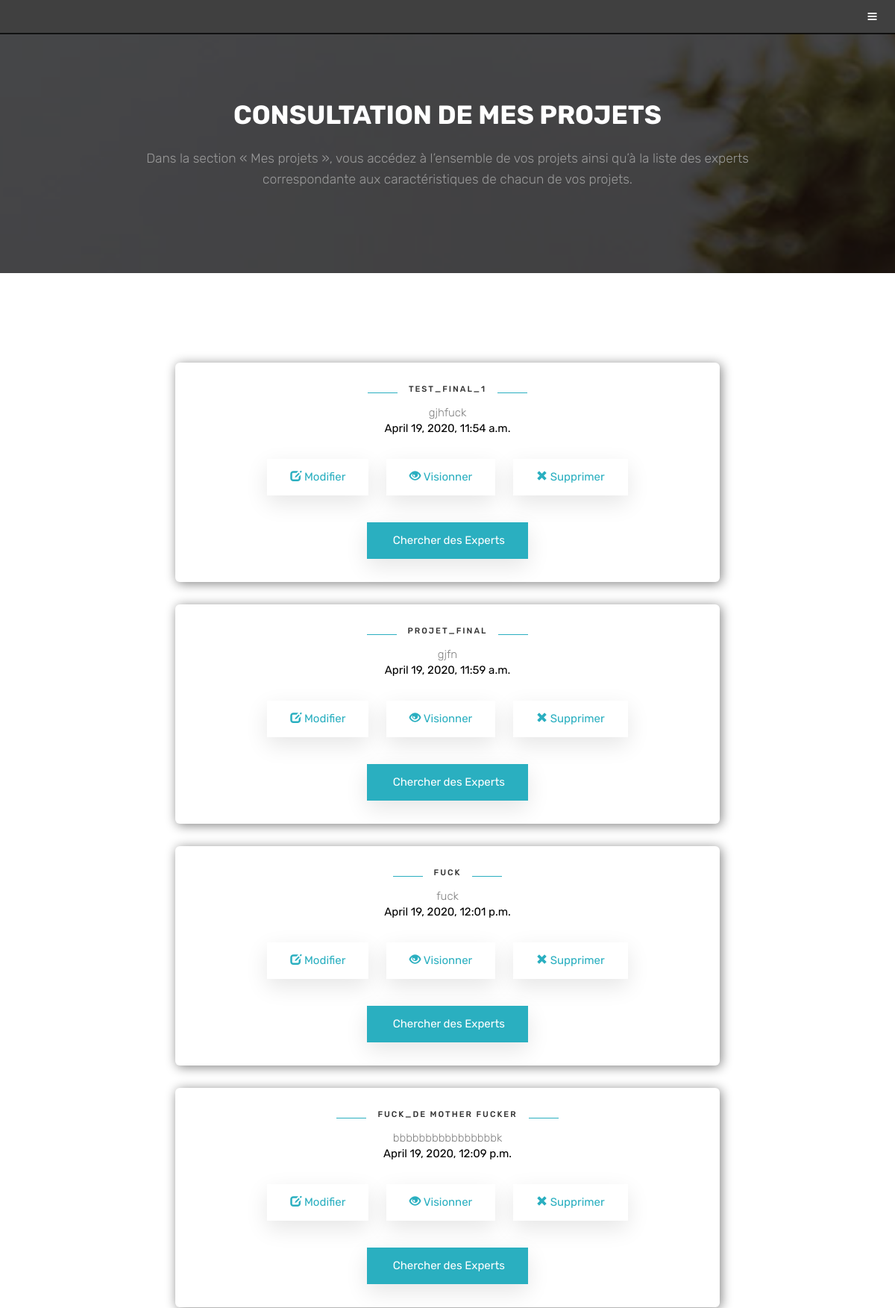
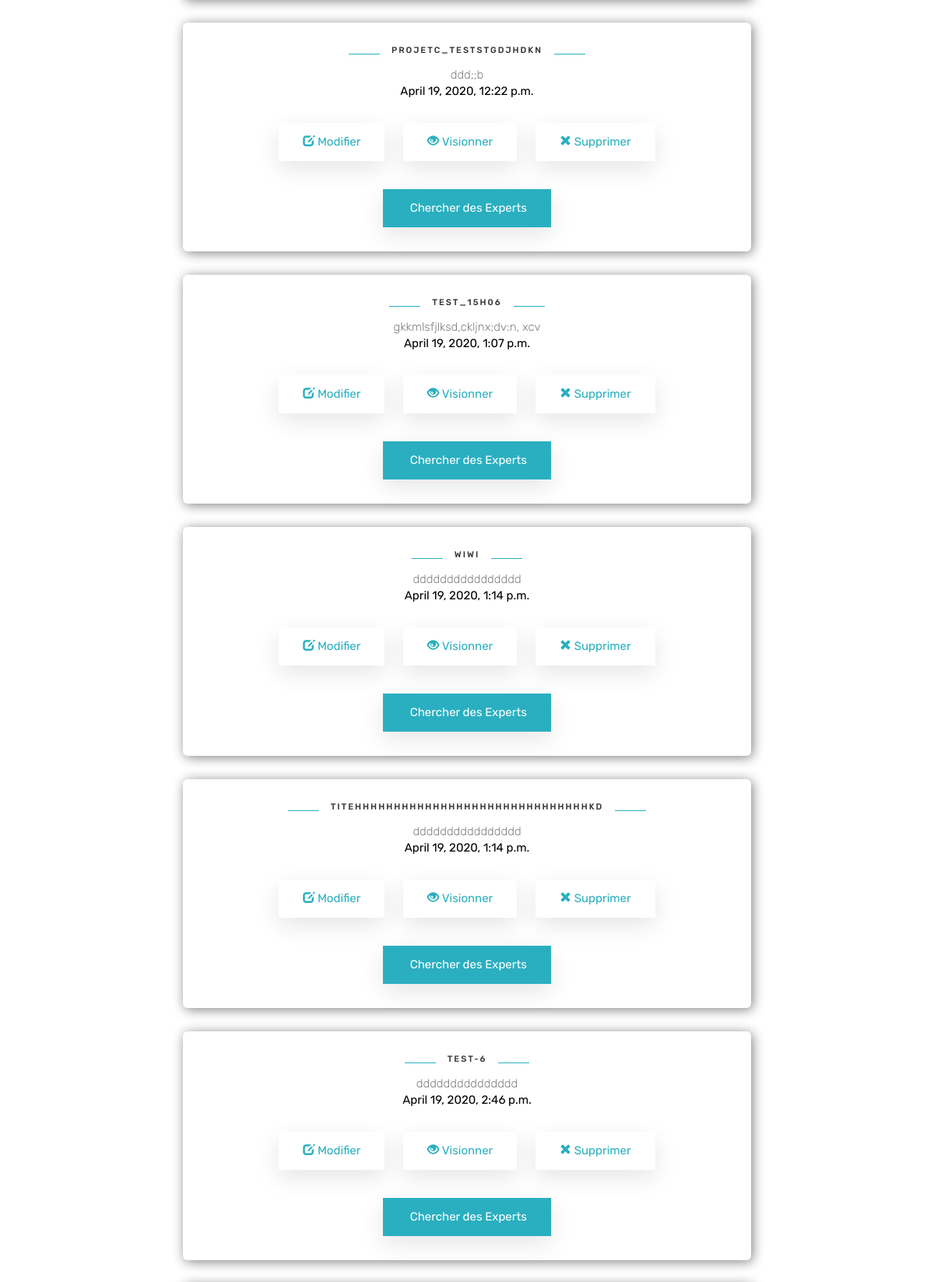
The page /CapMat/Projets/ (signed in, upper part) on the database its author committed (2 pictures, top to bottom).
### classroom/models.py (models this page shows, shortened)
class Quiz(models.Model):
    owner = models.ForeignKey(User, on_delete=models.CASCADE, related_name='quizzes')
    name = models.CharField(max_length=255,null=True, blank=True )
    titre_projet = models.CharField(max_length=100000,verbose_name=u"Titre du projet ")
    description_projet = models.TextField(max_length=100000,null=True,verbose_name=u"Description du projet  ", )
    type_evt = models.ForeignKey(TypeCapteur, on_delete=models.CASCADE, verbose_name=u"Type de l'événement à détecter  ", related_name='type_projets')
    domaine = models.ForeignKey(Domaine, on_delete=models.CASCADE,verbose_name= u"Domaine d'application du projet  ", related_name='domaines_projet')
    subject = models.ManyToManyField(Subject, verbose_name= u"Disciplinaires scientifiques necessaires au projet  ", related_name='projets')
    sensibilite = models.CharField(max_length=270,verbose_name= u"Sensibilité ",  null=True, blank=True)
    stabilite = models.CharField(max_length=270,verbose_name= u"Stabilité  ",  null=True, blank=True)
    selectivite = models.CharField(max_length=270,verbose_name= u"Sélectivité ",  null=True, blank=True)
    precision = models.CharField(max_length=270,verbose_name= u"Precision",  null=True, blank=True)
    gamme = models.CharField(max_length=270,verbose_name= u"Gamme  ",  null=True, blank=True)
    format_sortie = models.CharField(max_length=100,verbose_name=u"Format de sortie ",   null=True, blank=True)
    temps_reponse = models.CharField(max_length=270,verbose_name= u"Temps de réponse ",  null=True, blank=True)
    condition_ambiante = models.CharField(max_length=270,verbose_name= u"Conditions ambiantes ",  null=True, blank=True)
    cout = models.CharField(max_length=270,verbose_name= u"Coût ",  null=True, blank=True)
    poids = models.CharField(max_length=270,verbose_name= u"Dimensions ",  null=True, blank=True)
    taille= models.CharField(max_length=270,verbose_name= u"taille ",  null=True, blank=True)
    file_1 = models.FileField(upload_to='images/',verbose_name=u"Télécharger field 2 ", null=True, blank=True)
    file_2 = models.FileField(upload_to='images/',verbose_name=u"Télécharger field 3 ", null=True, blank=True)
    confidentalite= models.BooleanField( verbose_name=u"Je souhaite que mon projet reste confidentiel ", default=False)
    finance = models.CharField(max_length=270,verbose_name= u"Finanacement : ",  null=True, blank=True)
    nom_1 = models.CharField(max_length=270,verbose_name= u"Nom : ",  null=True, blank=True)
    prenom_1 = models.CharField(max_length=270,verbose_name= u"Prénom : ",  null=True, blank=True)
    adresse_email_1 = models.EmailField(max_length=100,verbose_name=u"Adresse email : ",   null=True, blank=True)
    nom_2 = models.CharField(max_length=270,verbose_name= u"Nom : ",  null=True, blank=True)
    prenom_2 = models.CharField(max_length=270,verbose_name= u"Prénom : ",  null=True, blank=True)
    adresse_email_2 = models.EmailField(max_length=100,verbose_name=u"Adresse email : ",   null=True, blank=True)
    nom_3 = models.CharField(max_length=270,verbose_name= u"Nom : ",  null=True, blank=True)
    prenom_3= models.CharField(max_length=270,verbose_name= u"Prénom : ",  null=True, blank=True)
    adresse_email_3 = models.EmailField(max_length=100,verbose_name=u"Adresse email : ",   null=True, blank=True)
    created_at = models.DateTimeField(auto_now_add=True, null= True)
    slug = models.SlugField(max_length=140, unique=True)

### classroom/views/students.py (the view)
# urls.py: path('Projets/', students.MesProjetsView.as_view(), name='mes_projets'),
@method_decorator([login_required, student_required], name='dispatch')
class MesProjetsView(ListView):
    model = Quiz
    ordering = ('created_at', )
    context_object_name = 'quizzes'
    template_name = 'Projet/mes_projets.html'
    def get_queryset(self):
        queryset = self.request.user.quizzes  \
            .select_related()
        return queryset

### classroom/templates/Projet/mes_projets.html (shortened to what this page needs)
{% load static %}
<!DOCTYPE HTML>
<html>
	<head>
		<link rel="stylesheet" href="{% static 'template/assets/css/main.css' %}" />
		<link rel="stylesheet" href="{% static 'template/assets/css/main.css' %}" />
		<link rel="stylesheet" href="{%  static  'css/style.css' %}">
		<link rel="stylesheet" href="https://cdnjs.cloudflare.com/ajax/libs/font-awesome/4.7.0/css/font-awesome.min.css">
	  <link href="//maxcdn.bootstrapcdn.com/bootstrap/3.3.0/css/bootstrap.min.css" rel="stylesheet" id="bootstrap-css">
	  <link rel="stylesheet" href="{% static 'acro/css/plugins.css' %}" />
	  <link rel="stylesheet" href="{%  static 'collaboration/assets/css/main.css' %}"  />
        <link rel="stylesheet" href="{% static 'acro/css/style.css' %}" />
	</head>
	<body class="subpage">
	<header id="header">
		<a href="#menu" class="toggle"><span>Menu</span></a>
	</header>
		<section id="theree" class="wrapper style3">
			<div class="inner">
				<header class="align-center">
					<h2>Consultation de mes projets</h2>
					<p>Dans la section « Mes projets », vous accédez à l’ensemble de vos projets ainsi qu’à la liste des experts correspondante aux caractéristiques de chacun de vos projets.</p>
				</header>
			</div>
		</section>
        <section class="contact section-padding" data-scroll-index="7">
            <div class="container">
                <div class="row">
                    <div class="offset-lg-1 col-lg-10 offset-md-1 col-md-10">
						{% for quiz in quizzes %}
						<div class="sidebar-box" style="  box-shadow: 2px 2px 15px grey;
					border-radius: 6px;" >
					 <div class="section-head text-center col-sm-12">
						<h6>{{ quiz.titre_projet }}</h6>
						<p >{{ quiz.description_projet}}</p>
						<small><a href="tech-single.html" title="">{{quiz.created_at}}</a></small></br>
					<a href="{% url 'students:projet_change' quiz.pk %}"  class="butn butn-light mt-30">
						<span class="glyphicon glyphicon-edit" aria-hidden="true"></span>
						<span>Modifier</span>
					</a>
					<a href="{% url 'students:projet_detail' quiz.slug %}"  class="butn butn-light mt-30">
						<span class="glyphicon glyphicon-eye-open" aria-hidden="true"></span>
						<span>Visionner</span>
					</a>
					<a href="{% url 'students:projet_delete' quiz.pk  %}" class="butn butn-light mt-30">
					   <span class="glyphicon glyphicon-remove" aria-hidden="true"></span>
						<span>Supprimer</span>
					</a>
					<a href="{% url 'students:collaboration_page' quiz.pk %}" class="butn butn-bg mt-30">
						 <span>Chercher des Experts</span>
					 </a>
                    </div>
						</div>
						{% empty %}
						<small><a href="{% url 'students:lanceur_projet_home' %}" title="">Commencer à créer votre projet</a></small>
						   {% endfor %}
                    </div>
            </div>
            </div>
        </section>
	</body>
</html>

### static/css/style.css (style rules this page uses)
html { overflow-x: hidden; }
body { line-height: 1.7; color: gray; font-weight: 400; font-size: 1rem; }
a { -webkit-transition: .3s all ease; -o-transition: .3s all ease; transition: .3s all ease; }
h1, h2, h3, h4, h5, .h1, .h2, .h3, .h4, .h5 { font-family: "Open Sans", -apple-system, BlinkMacSystemFont, "Segoe UI", Roboto, "Helvetica Neue", Arial, "Noto Sans", sans-serif, "Apple Color Emoji", "Segoe UI Emoji", "Segoe UI Symbol", "Noto Color Emoji"; }
body:after { -webkit-transition: .3s all ease-in-out; -o-transition: .3s all ease-in-out; transition: .3s all ease-in-out; }
.sidebar-box { margin-bottom: 30px; padding: 25px; font-size: 15px; width: 100%; float: left; background: #fff; }
.sidebar-box *:last-child { margin-bottom: 0; }

### static/acro/css/style.css (style rules this page uses)
* { margin: 0; padding: 0; -webkit-box-sizing: border-box; box-sizing: border-box; outline: none; list-style: none; word-wrap: break-word; }
body { color: #000; line-height: 1.3; font-weight: 400; font-size: 14px; font-family: 'Rubik', sans-serif; overflow-x: hidden !important; }
p { font-size: 15px; font-weight: 300; color: #7f7f7f; line-height: 1.6; margin: 0; }
span, a, a:hover { display: inline-block; text-decoration: none; color: inherit; }
.section-padding { padding: 120px 0; }
.section-head { margin-bottom: 80px; }
.section-head h6 { color: #333; font-size: 11px; font-weight: 500; text-transform: uppercase; letter-spacing: 2px; display: inline-block; padding: 0 15px; position: relative; }
.section-head h6:before, .section-head h6:after { content: ''; width: 40px; height: 1px; background-color: #2AAFC0; position: absolute; bottom: 3px; }
.section-head h6:before { left: -40px; }
.section-head h6:after { right: -40px; }
.butn { padding: 14px 30px; background: #fff; border: 1px solid transparent; position: relative; z-index: 3; margin-left: 10px; margin-right: 10px; -webkit-box-shadow: 0px 10px 30px rgba(0, 0, 0, 0.1); box-shadow: 0px 10px 30px rgba(0, 0, 0, 0.1); -webkit-transition: all .4s; transition: all .4s; cursor: pointer; outline: none !important; overflow: hidden; }
.butn span { position: relative; z-index: 2; -webkit-transition-delay: 0s; transition-delay: 0s; }
.butn:before, .butn:after { content: ''; width: 0; height: 100%; background: #fff; position: absolute; left: 0; top: 0; -webkit-transition: width 0.4s; transition: width 0.4s; z-index: 1; opacity: .4; }
.butn:after { -webkit-transition-delay: 0s; transition-delay: 0s; background: #fff; opacity: 1; }
.butn-bg { background: #2AAFC0; border-color: #2AAFC0; color: #fff; }
.butn-light { background: #fff; }
.butn-light:before, .butn-light:after { background: #2AAFC0; }
.butn-light span { color: #2AAFC0; }

### rows shown on the page
Quiz: titre_projet "TEST_FINAL_1", description_projet "gjhfuck", created_at "April 19, 2020, 11:54 a.m."
Quiz: titre_projet "PROJET_FINAL", description_projet "gjfn", created_at "April 19, 2020, 11:59 a.m."
Quiz: titre_projet "FUCK", description_projet "fuck", created_at "April 19, 2020, 12:01 p.m."
Quiz: titre_projet "FUCK_DE MOTHER FUCKER", description_projet "bbbbbbbbbbbbbbbbk", created_at "April 19, 2020, 12:09 p.m."
Quiz: titre_projet "PROJETC_TESTSTGDJHDKN", description_projet "ddd;;b", created_at "April 19, 2020, 12:22 p.m."
Quiz: titre_projet "TEST_15H06", description_projet "gkkmlsfjlksd,ckljnx;dv:n, xcv", created_at "April 19, 2020, 1:07 p.m."
Quiz: titre_projet "WIWI", description_projet "dddddddddddddddd", created_at "April 19, 2020, 1:14 p.m."
Quiz: titre_projet "TITEHHHHHHHHHHHHHHHHHHHHHHHHHHHHHHKD", description_projet "dddddddddddddddd", created_at "April 19, 2020, 1:14 p.m."
Quiz: titre_projet "TEST-6", description_projet "ddddddddddddddd", created_at "April 19, 2020, 2:46 p.m."
